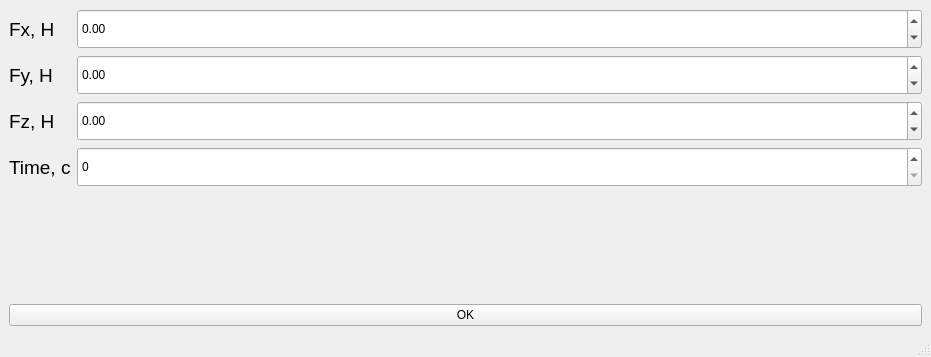
<?xml version="1.0" encoding="UTF-8"?>
<ui version="4.0">
 <class>MainWindow</class>
 <widget class="QMainWindow" name="MainWindow">
  <property name="geometry">
   <rect>
    <x>0</x>
    <y>0</y>
    <width>931</width>
    <height>357</height>
   </rect>
  </property>
  <property name="windowTitle">
   <string>Point</string>
  </property>
  <widget class="QWidget" name="centralwidget">
   <layout class="QVBoxLayout" name="verticalLayout">
    <item>
     <layout class="QFormLayout" name="formLayout">
      <item row="0" column="0">
       <widget class="QLabel" name="labelfx">
        <property name="font">
         <font>
          <pointsize>14</pointsize>
         </font>
        </property>
        <property name="text">
         <string>Fx, Н</string>
        </property>
       </widget>
      </item>
      <item row="0" column="1">
       <widget class="QDoubleSpinBox" name="doubleSpinBoxFx">
        <property name="minimumSize">
         <size>
          <width>60</width>
          <height>40</height>
         </size>
        </property>
        <property name="minimum">
         <double>-4000000.000000000000000</double>
        </property>
        <property name="maximum">
         <double>4000000.000000000000000</double>
        </property>
        <property name="singleStep">
         <double>0.100000000000000</double>
        </property>
       </widget>
      </item>
      <item row="1" column="0">
       <widget class="QLabel" name="labelfy">
        <property name="font">
         <font>
          <pointsize>14</pointsize>
         </font>
        </property>
        <property name="text">
         <string>Fy, H</string>
        </property>
       </widget>
      </item>
      <item row="1" column="1">
       <widget class="QDoubleSpinBox" name="doubleSpinBoxFy">
        <property name="minimumSize">
         <size>
          <width>60</width>
          <height>40</height>
         </size>
        </property>
        <property name="minimum">
         <double>-4000000.000000000000000</double>
        </property>
        <property name="maximum">
         <double>4000000.000000000000000</double>
        </property>
        <property name="singleStep">
         <double>0.100000000000000</double>
        </property>
       </widget>
      </item>
      <item row="2" column="0">
       <widget class="QLabel" name="labelfz">
        <property name="font">
         <font>
          <pointsize>14</pointsize>
         </font>
        </property>
        <property name="text">
         <string>Fz, H</string>
        </property>
       </widget>
      </item>
      <item row="2" column="1">
       <widget class="QDoubleSpinBox" name="doubleSpinBoxFz">
        <property name="minimumSize">
         <size>
          <width>60</width>
          <height>40</height>
         </size>
        </property>
        <property name="minimum">
         <double>-4000000.000000000000000</double>
        </property>
        <property name="maximum">
         <double>4000000.000000000000000</double>
        </property>
        <property name="singleStep">
         <double>0.100000000000000</double>
        </property>
       </widget>
      </item>
      <item row="3" column="0">
       <widget class="QLabel" name="label_4">
        <property name="font">
         <font>
          <pointsize>14</pointsize>
         </font>
        </property>
        <property name="text">
         <string>Time, c</string>
        </property>
       </widget>
      </item>
      <item row="3" column="1">
       <widget class="QSpinBox" name="spinBoxTime">
        <property name="minimumSize">
         <size>
          <width>60</width>
          <height>40</height>
         </size>
        </property>
        <property name="maximum">
         <number>1000</number>
        </property>
       </widget>
      </item>
     </layout>
    </item>
    <item>
     <widget class="QLabel" name="labelKoor">
      <property name="font">
       <font>
        <pointsize>14</pointsize>
       </font>
      </property>
      <property name="text">
       <string/>
      </property>
     </widget>
    </item>
    <item>
     <widget class="QLabel" name="labelSpeed">
      <property name="font">
       <font>
        <pointsize>14</pointsize>
       </font>
      </property>
      <property name="text">
       <string/>
      </property>
     </widget>
    </item>
    <item>
     <widget class="QPushButton" name="pushButton">
      <property name="text">
       <string>OK</string>
      </property>
     </widget>
    </item>
   </layout>
  </widget>
  <widget class="QMenuBar" name="menubar">
   <property name="geometry">
    <rect>
     <x>0</x>
     <y>0</y>
     <width>931</width>
     <height>26</height>
    </rect>
   </property>
  </widget>
  <widget class="QStatusBar" name="statusbar"/>
 </widget>
 <resources/>
 <connections/>
</ui>
